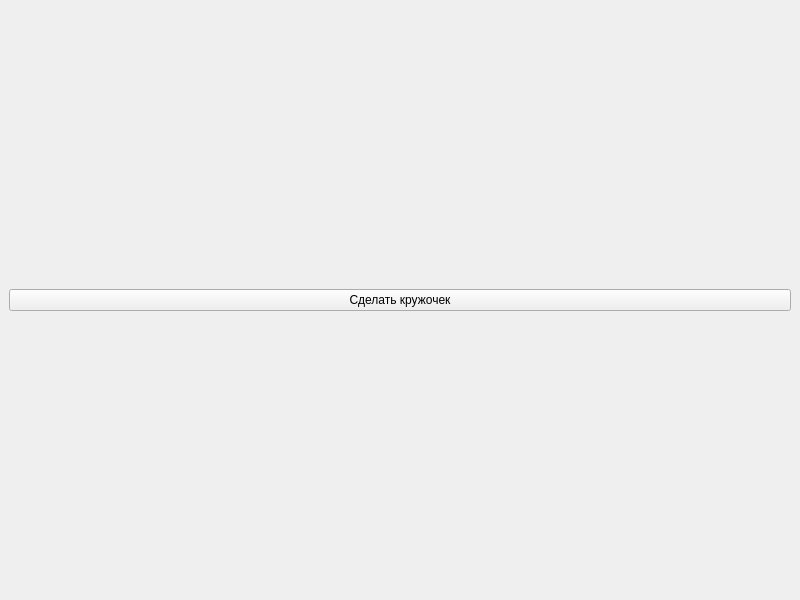
<?xml version="1.0" encoding="UTF-8"?>
<ui version="4.0">
 <class>MainWindow</class>
 <widget class="QMainWindow" name="MainWindow">
  <property name="geometry">
   <rect>
    <x>0</x>
    <y>0</y>
    <width>800</width>
    <height>600</height>
   </rect>
  </property>
  <property name="windowTitle">
   <string>MainWindow</string>
  </property>
  <widget class="QWidget" name="centralwidget">
   <layout class="QHBoxLayout" name="horizontalLayout">
    <item>
     <widget class="QPushButton" name="pushButton">
      <property name="text">
       <string>Сделать кружочек</string>
      </property>
     </widget>
    </item>
   </layout>
  </widget>
 </widget>
 <resources/>
 <connections/>
</ui>
